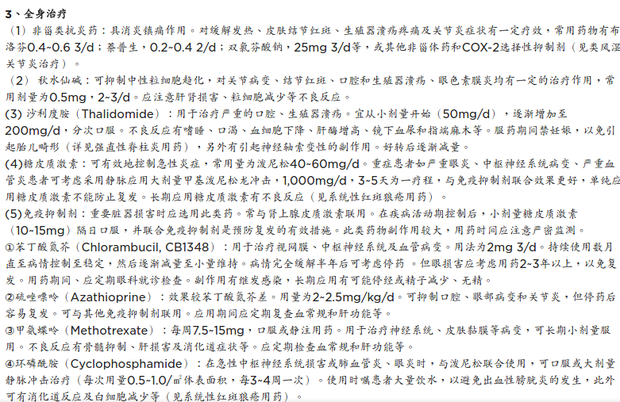
#> input picture img/test2.png, 620 x 402 px, shrunk from 781 x 507 before the run
$ jupyter execute --allow-errors example.ipynb   (shell and % lines are left out)   (Python 2 division)
#> lines starting #> are read from the running program, lines starting #| are printed output that depends on the picture
[cell 1]
import matplotlib.pyplot as plt # side-stepping mpl backend
import matplotlib.gridspec as gridspec # subplots
import pytesseract
import numpy as np
import sys,os
from PIL import Image,ImageDraw

[cell 2]
#二值判断,如果确认是噪声,用改点的上面一个点的灰度进行替换
#该函数也可以改成RGB判断的,具体看需求如何
# [47 lines left out: functions getPixel, clearNoise, not called in this run]

[cell 3]
t1 = np.arange(0.0, 2.0, 0.1)
t2 = np.arange(0.0, 2.0, 0.01)

# note that plot returns a list of lines.  The "l1, = plot" usage
# extracts the first element of the list into l1 using tuple
# unpacking.  So l1 is a Line2D instance, not a sequence of lines
l1, = plt.plot(t2, np.exp(-t2))
l2, l3 = plt.plot(t2, np.sin(2 * np.pi * t2), '--go', t1, np.log(1 + t1), '.')
l4, = plt.plot(t2, np.exp(-t2) * np.sin(2 * np.pi * t2), 'rs-.')

plt.xlabel('time')
plt.ylabel('volts')
plt.title('Damped oscillation')

plt.show()
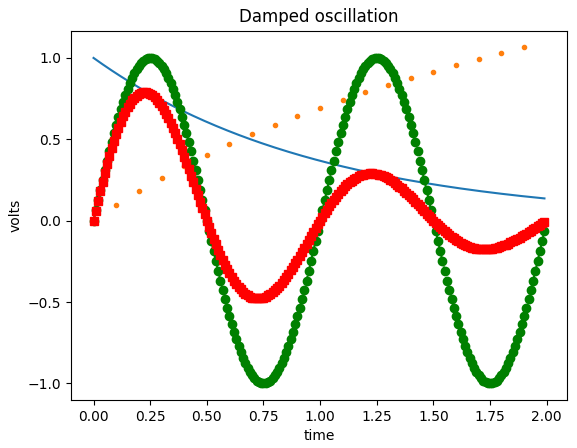
#> figure drawn by matplotlib, 1 panel; curve peaks at x = 0, y = 1; curve peaks at x = 0.25, y = 1; curve peaks at x = 1.9, y = 1.06

[cell 4]
image = Image.open('./img/test2.png')
#> image is the input picture: PIL image 620x402 RGBA; mean R, G, B, A 234.8, 234.7, 234.8, 255
#> (the rest of this cell did not finish here and is left out)

[cell 5]
#20150607105303_kcE3t.jpeg
image = Image.open('./img/20150607105303_kcE3t.jpeg')
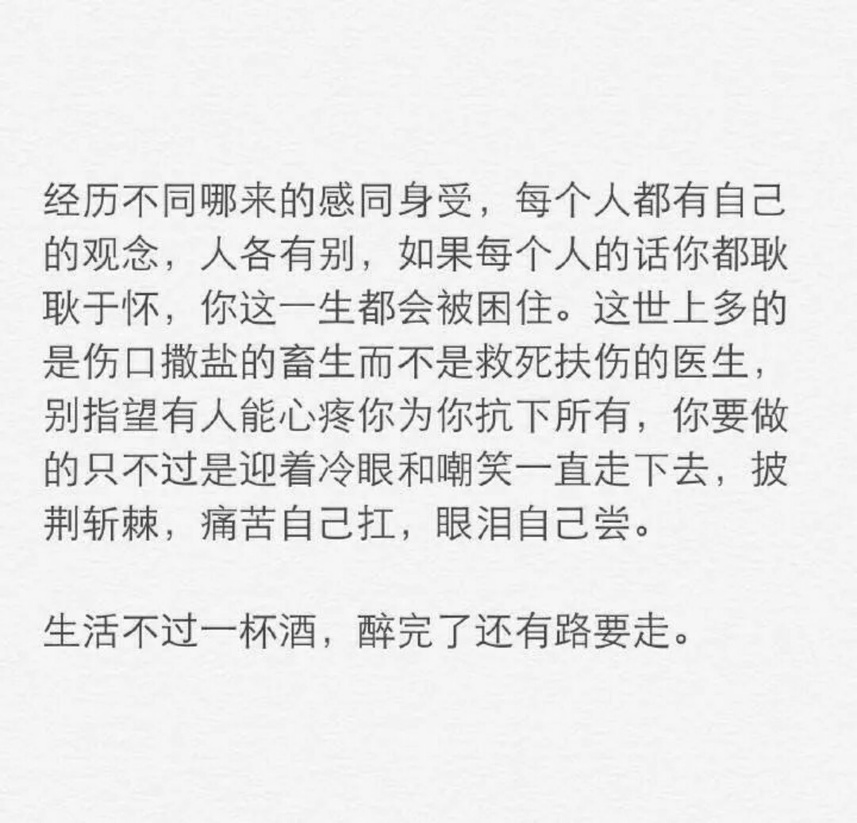
#> input picture img/20150607105303_kcE3t.jpeg, 857 x 823 px, shrunk from 1080 x 1037 before the run
#> image is the input picture: PIL image 857x823 RGB; min 41, max 255, mean 232.3
#> (the rest of this cell did not finish here and is left out)

[cell 6]
# [19 lines left out: function binary, not called in this run]

[cell 7]
#image = binary('./img/number1.png')
image = Image.open('./img/yzm.png')
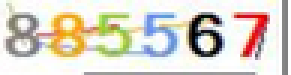
#> input picture img/yzm.png, 97 x 25 px, shrunk from 122 x 32 before the run (shown 3 times larger)
#> image is the input picture: PIL image 97x25 RGBA; mean R, G, B, A 219.9, 214.6, 203.1, 255
#image=image.convert('1')
#> (the rest of this cell did not finish here and is left out)

[cell 8]
image = Image.open('./img/number1.png')
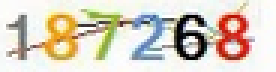
#> input picture img/number1.png, 92 x 24 px, shrunk from 116 x 30 before the run (shown 3 times larger)
#> image is the input picture: PIL image 92x24 RGBA; mean R, G, B, A 218.1, 209.6, 195.7, 255
image=image.convert('L')
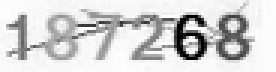
#> image: PIL image 92x24 L (shown 3 times larger); min 0, max 255, mean 210.6
# [8 lines of commented-out code are left out]
plt.imshow(image)
#text = pytesseract.image_to_string(y,config="-c tessedit_char_whitelist=0123456789")
#text = pytesseract.image_to_string(image)
#print text
